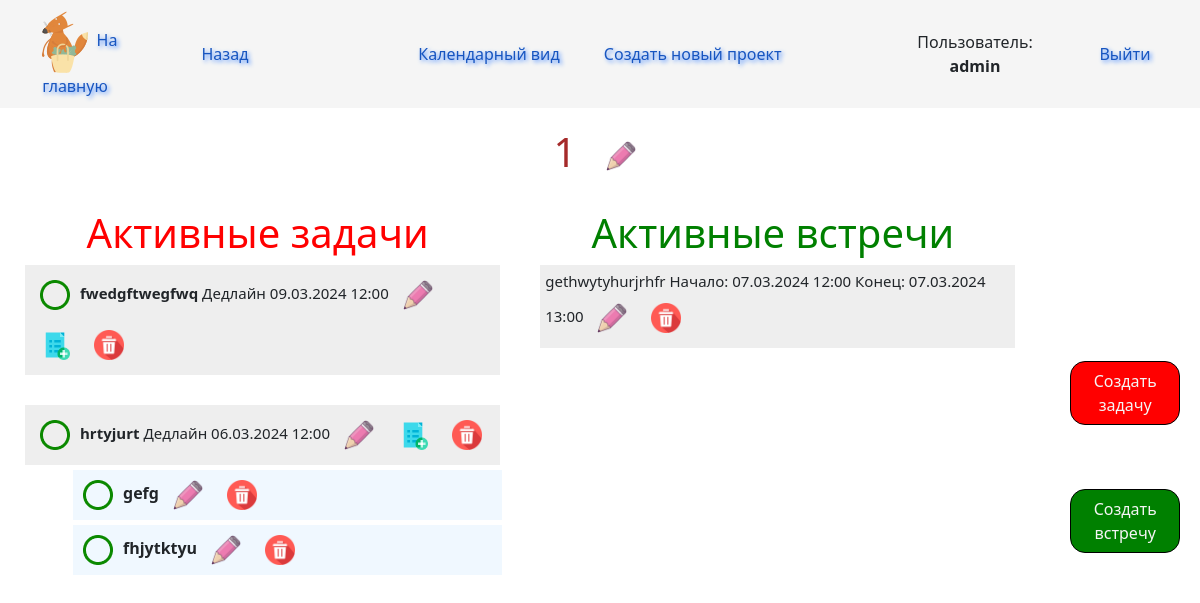
Page /go_to_project/1 (signed in) on the committed database.
### planner/models.py (models this page shows, shortened)
class Project(models.Model):
    status = [
        ('active', 'active'),
        ('completed', 'completed'),
    ]
    project_name = models.CharField(max_length=20)
    description = models.CharField(max_length=100)
    date_of_creation = models.DateTimeField(auto_now_add=True)
    logo = ProcessedImageField(upload_to='logo/', default="", blank=True, null=True,
                                           processors=[ResizeToFill(200, 200)],
                                           format='JPEG',
                                           options={'quality': 100})
    project_status = models.CharField(max_length=10, default='active', choices=status)
    user = models.ForeignKey(User, on_delete=models.CASCADE, default='')
    class Meta:
        verbose_name = "Проект"
        verbose_name_plural = "Проекты"

class Task(models.Model):
    status = [
        ('active', 'active'),
        ('completed', 'completed'),
    ]
    task = models.CharField(max_length=30)
    project = models.ForeignKey(Project, on_delete=models.CASCADE)
    deadline =models.DateTimeField(auto_now=False,blank=True, null=True)
    task_status = models.CharField(max_length=10, default='active', choices=status)
    completed_status_date = models.DateTimeField(blank=True, null=True)

class Subtask(models.Model):
    status = [
        ('active', 'active'),
        ('completed', 'completed'),
    ]
    subtask = models.CharField(max_length=30)
    tasks = models.ForeignKey(Task, on_delete=models.CASCADE)
    subtask_status = models.CharField(max_length=10, default='active', choices=status)
    completed_status_date = models.DateTimeField(blank=True, null=True)

class Meetings(models.Model):
    status = [
        ('active', 'active'),
        ('completed', 'completed'),
    ]
    meeting_name = models.CharField(max_length=30)
    meeting_time_start = models.DateTimeField(auto_now=False,blank=True, null=True)
    meeting_time_finish = models.DateTimeField(auto_now=False,blank=True, null=True)
    meeting_notes = models.CharField(max_length=300, blank=True, null=True)
    meeting_status = models.CharField(max_length=10, default='active', choices=status)
    completed_status_date = models.DateTimeField(blank=True, null=True)
    project = models.ForeignKey(Project, on_delete=models.CASCADE)

### planner/views.py (the view)
# urls.py: path('go_to_project/<int:id>', go_to_project, name='go_to_project'),
def go_to_project(request, id):
    check_meeting_status()
    data = {
        'info': Project.objects.get(id=id),
        'a': MultipleImages.objects.filter(img_id=id),
        'task_result_active':Task.objects.filter(project_id=id, task_status='active'),
        'task_result_completed': Task.objects.filter(project_id=id, task_status='completed'),
        'meetings_result_active': Meetings.objects.filter(project_id=id, meeting_status='active'),
        'meetings_result_completed': Meetings.objects.filter(project_id=id, meeting_status='completed'),
    }
    return render(request, 'go_to_project.html', data)

### planner/templatetags/planner_tags.py (called while the page is built)
@register.simple_tag() # Регистрация своего собственного шаблона в Library и его использование в go_to_project.html
def tags(filter):
    return Subtask.objects.filter(tasks_id=filter, subtask_status='active')

### planner/views.py (called while the page is built)
def check_meeting_status(): # Проверяем статусы встреч active/completed.
    current_time = timezone.now().replace(second=0, microsecond=0).timestamp()
    active_meetings = Meetings.objects.filter(meeting_status = "active")
    for elem in active_meetings:
        if elem.meeting_time_start.timestamp() - current_time <= 0:
            elem.meeting_status = "completed"
            elem.save()

### planner/templates/go_to_project.html (shortened to what this page needs)
<!DOCTYPE html>
{% load static %}
{% load planner_tags %}
<html lang="en">
<head>
    <link href="https://cdn.jsdelivr.net/npm/bootstrap@5.2.3/dist/css/bootstrap.min.css" rel="stylesheet">
    <link rel="stylesheet" href="{% static 'css/style_modal_activity.css' %}">
    <link rel="stylesheet" href="{% static 'css/style_modal_meeting.css' %}">
    <link rel="stylesheet" href="https://cdn.jsdelivr.net/npm/flatpickr/dist/flatpickr.min.css">
    <link rel="stylesheet" type="text/css" href="https://npmcdn.com/flatpickr/dist/themes/material_green.css">
</head>
<body>
{% if user.is_authenticated %}
                <div class="container_header">
                  <a class="home" href="{% url 'home' %}"><img class="logo_image" src="{% static 'img/fox.png' %}" alt="home_logo">На главную</a>
                  <a class="back" href="{{request.META.HTTP_REFERER}}">Назад</a>
                  <div class="functions">
                      <a type="submit" class="btn-new" href="{% url 'new_date' %}" style="margin-right: 40px">Календарный вид</a>
                      <a type="submit" class="btn-new" href="{% url 'creation_form' %}">Создать новый проект</a>
                  </div>
                  <div class="username">Пользователь: <b>{{ user.username }}</b></div>
                  <div class="out"><a type="submit" class="btn-new" href="{% url 'logout_func' %}">Выйти</a></div>
                </div>
                <h1 style="display: flex; justify-content: center; color: brown;">{{ info.project_name }}
                    <a href="{% url 'change_project' info.id %}" style="margin-left: 20px;"><img class="img" src="{% static 'img/change.png' %}"  alt="Картинка" title="Редактировать"></a>
                </h1>
        <div class="my_container">
            <div class="first_col">
                    {% if task_result_active %}
                      <h1 style="color: red;">Активные задачи</h1>
                    {% else %}
                      <h1 style="color: red;">Активных задач нет</h1>
                    {% endif %}
                          {% if task_result_active %}
                              <div class="show_body">
                                {% for elem in task_result_active %}
                                          <div class="show_tasks">
                                              <a style="cursor: pointer;" data-bs-toggle="modal" data-bs-target="#complete_tsk_{{ elem.id }}"><img class="img"  src="{% static 'img/task_active.png' %}" alt="Картинка" title="Активно"></a><b>{{ elem.task }}</b> Дедлайн {{ elem.deadline|date:'d.m.Y H:i'}}
                                              <a href="{% url 'return_task' elem.id %}"><img class="img"  src="{% static 'img/change.png' %}" alt="Картинка" title="Редактировать"></a>
                                              <a href="{% url 'add_subtask_to_task' elem.id %}"><img class="img"  src="{% static 'img/addSubtask.png' %}" alt="Картинка" title="Создать подзадачу"></a>
                                              <a type="button" data-bs-toggle="modal" data-bs-target="#delete_{{ elem.id }}"><img class="img"  src="{% static 'img/delete.png' %}" alt="Картинка" title="Удалить"></a>
                                          </div>
                                          <div class="panel">
                                              {% for el in elem.subtask_set.all %}
                                              <div class="show_subtasks">
                                                    {% if el.subtask_status == 'active' %}
                                                    <a style="cursor: pointer;" data-bs-toggle="modal" data-bs-target="#complete_sub_{{ el.id }}"><img class="img"  src="{% static 'img/task_active.png' %}" alt="Картинка" title="Активно"></a><b>{{ el.subtask }}</b>
                                                    {% else %}
                                                    <a style="cursor: pointer;" data-bs-toggle="modal" data-bs-target="#complete_sub_{{ el.id }}"><img class="img"  src="{% static 'img/task_completed.png' %}" alt="Картинка" title="Завершено"></a><b>{{ el.subtask }}</b> Завершено {{ el.completed_status_date|date:'d.m.Y H:i' }}
                                                    {% endif %}
                                                  <a href="{% url 'return_subtask' elem.id el.id %}"><img class="img"  src="{% static 'img/change.png' %}" alt="Картинка" title="Редактировать"></a>
                                                  <a type="button" data-bs-toggle="modal" data-bs-target="#delete_sub{{ el.id }}"><img class="img"  src="{% static 'img/delete.png' %}" alt="Картинка" title="Удалить"></a>
                                                  </div>
                                              {% endfor %}
                                          </div>
                              {% endfor %}
                            </div>
                          {% endif %}
            </div>
            <div class="second_col">
                        {% if meetings_result_active %}
                          <h1 style="color: green;">Активные встречи</h1>
                        {% else %}
                          <h1 style="color: green;">Активных встреч нет</h1>
                        {% endif %}
                        {% if meetings_result_active %}
                          {% for elem in meetings_result_active %}
                              <div class="show_meetings">{{ elem.meeting_name }} Начало: {{ elem.meeting_time_start|date:'d.m.Y H:i' }} Конец: {{ elem.meeting_time_finish|date:'d.m.Y H:i' }}
                                  <a href="{% url 'change_meeting' elem.id %}"><img class="img"  src="{% static 'img/change.png' %}" alt="Картинка" title="Редактировать"></a>
                                  <a type="button" data-bs-toggle="modal" data-bs-target="#delete_meet{{ elem.id }}"><img class="img"  src="{% static 'img/delete.png' %}" alt="Картинка" title="Удалить"></a>
                              </div>
                          {% endfor %}
                        {% endif %}
            </div>
            <div class="third_col">
              <div class="third_col_cover">
                            <button class="open_modal" id="open_modal" style="background-color: red; margin: 20px;">Создать задачу</button><br>
                            <button class="open_modal_meeting" id="open_modal_meeting" style="background-color: green; margin: 20px;">Создать встречу</button><br>
              </div>
            </div>
        </div>
{% else %}
  <h2><a href="{% url 'login_func' %}">Пожалуйста, авторизуйтесь</a></h2>
{% endif %}
</body>
</html>

### rows in the picture
Project: project_name "1"
Task: task "fwedgftwegfwq", deadline "09.03.2024 12:00"
Task: task "hrtyjurt", deadline "06.03.2024 12:00"
Subtask: subtask "gefg"
Subtask: subtask "fhjytktyu"
Meetings: meeting_name "gethwytyhurjrhfr", meeting_time_start "07.03.2024 12:00", meeting_time_finish "07.03.2024 13:00"

### other values in the picture
{{ user.username }} "admin"
